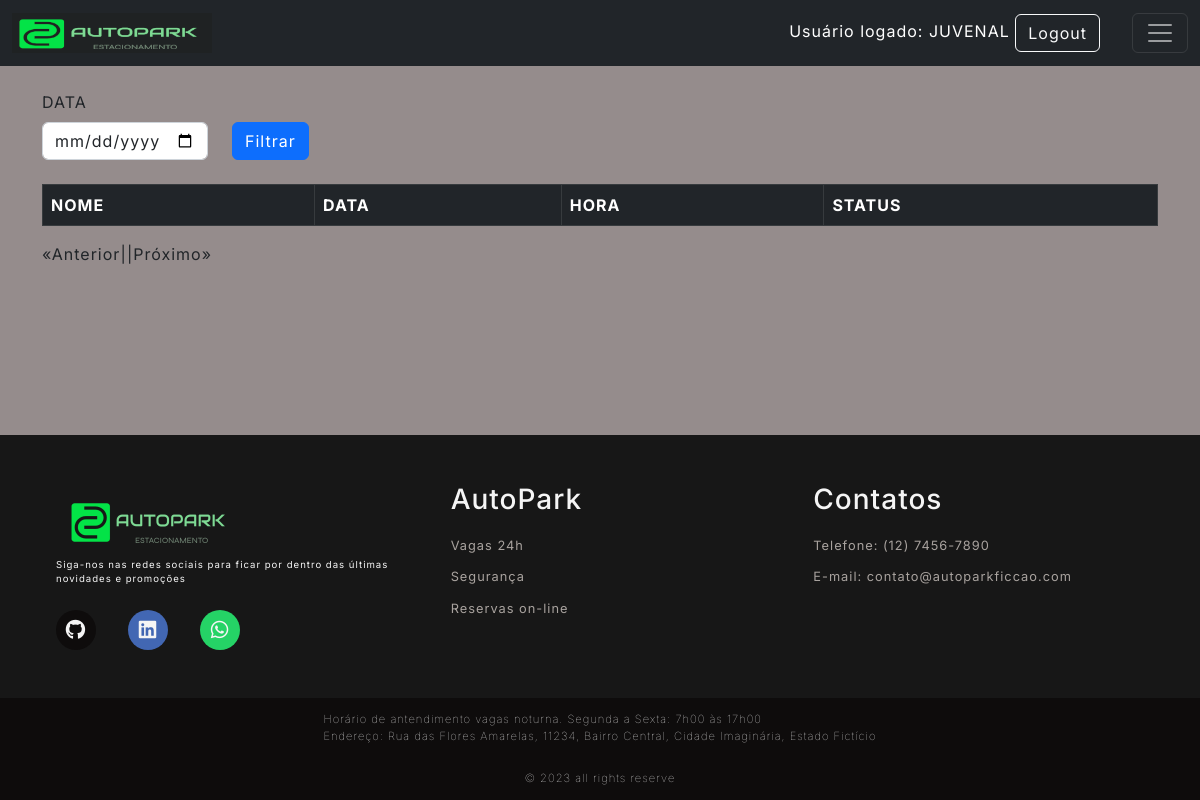
Before: /traffic/list (signed in) with the older database file.
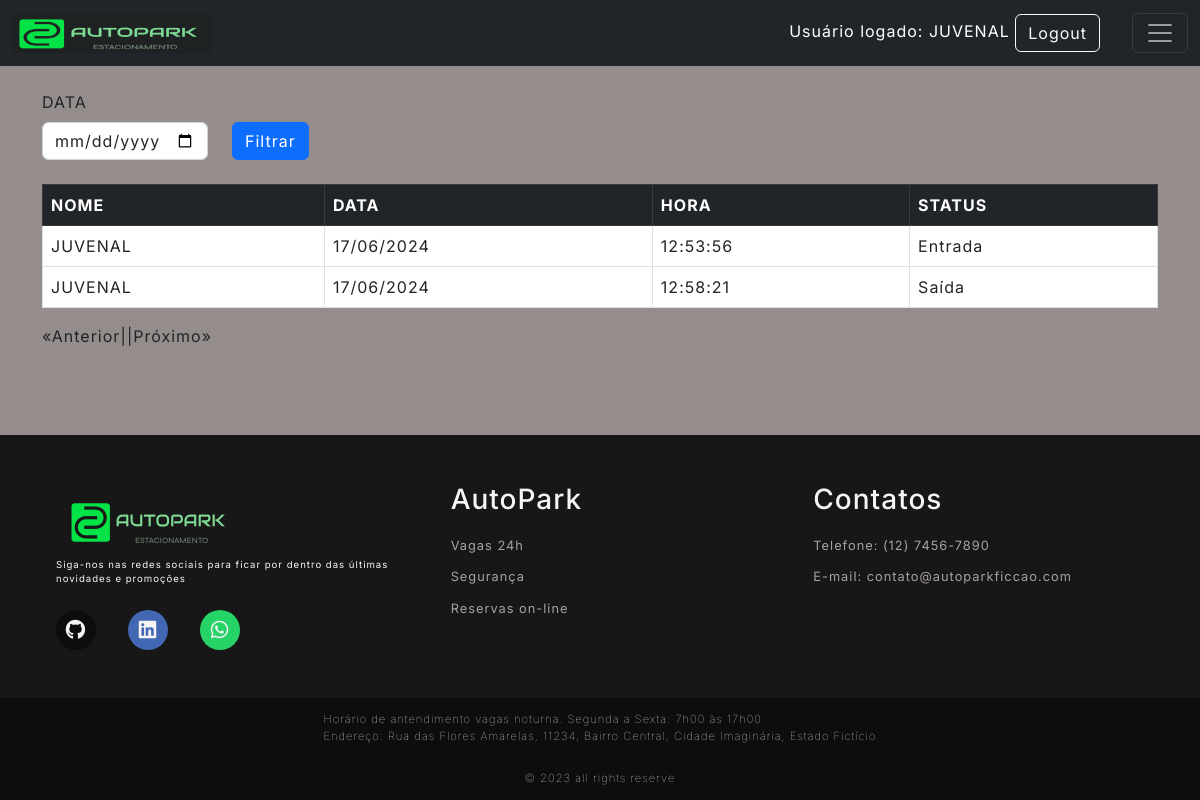
After: the same page with the newer database file.
### Src/Model/BancoDados.py (models this page shows, shortened)
class Registro(db.Model):
  __tablename__= "registro"
  idRegistro = db.Column(db.Integer, primary_key=True, autoincrement=True)
  id = db.Column(db.Integer,db.ForeignKey('Usuarios.id'))
  rfid = db.Column(db.String(8))
  dt = db.Column(db.String(15))
  hr = db.Column(db.String(15))
  statusReg = db.Column(db.String(150))

class Usuarios(UserMixin,db.Model):
  __tablename__= "Usuarios"
  id = db.Column(db.Integer, primary_key=True, autoincrement=True)
  cpf = db.Column(db.Integer, unique=True)
  codUser = db.Column(db.Integer, unique=True)
  nome = db.Column(db.String(150))
  endereco = db.Column(db.String(150))
  contato = db.Column(db.String(150))
  email = db.Column(db.String(150))
  senha = db.Column(db.String(150))
  status = db.Column(db.String(3))

### Src/View/Traffic.py (the view)
@Traffic.route('/list', defaults={'page': 1}, methods=['GET','POST'])
@Traffic.route('/list/<int:page>', methods=['GET','POST'])
@login_required
def list(page):
  _data=request.values.get('filtroData')
  return render_template('lista.html', listData=RFID.List(page,_data),_data=_data)

### Src/Controller/RFID.py (called while the page is built, shortened)
    def List(page, _data, per_page=5):
        sao_paulo = timezone("America/Sao_Paulo")
        now = datetime.now(sao_paulo)
        data = now.strftime("%d/%m/%Y")
        if _data == "None" or _data is None or len(_data) < 1:
            query = (
                Registro.query.join(Usuarios, Registro.id == Usuarios.id)
                .add_columns(Usuarios.nome, Registro.dt, Registro.hr, Registro.statusReg)
                .filter(Registro.dt == data)
                .paginate(page=page, per_page=per_page)
            )
        queryCount = Registro.query.count()
        return {
            "registros": query,
            "page": page,
            "per_page": per_page,
            "count": queryCount,
        }

### Src/View/Login.py (called while the page is built)
@login_manager.user_loader
def load_user(employee_id):
  usuario = Usuarios.query.filter_by(id=employee_id).first()
  return usuario

### Templates/lista.html (shortened to what this page needs)
{% extends 'base.html' %}
{% block conteudo %}
<br>
<div class="row">
  <label class="form-label" for="form3Example4">DATA</label>
  <fieldset class="form-group col-md-2">
    <form action="{{url_for('router.traffic.list')}}" method="GET">
      <input id="dataAtual" type="date" class="form-control" name="filtroData" value="{{_data}}">
  </fieldset>
  <fieldset class="form-group col-md-4">
    <button type="submit" class="btn btn-primary">Filtrar</button>
  </fieldset>
</div>
<br>
<div class="bg-white ">
  <table class="table table-bordered table-hover">
    <thead class="table-dark">
      <tr>
        <th scope="col">NOME</th>
        <th scope="col">DATA</th>
        <th scope="col">HORA</th>
        <th scope="col">STATUS</th>
      </tr>
    </thead>
    <tbody>
      {% for registro in listData['registros'].items %}
      <tr>
        <td>{{registro.nome}}</td>
        <td>{{registro.dt}}</td>
        <td>{{registro.hr}}</td>
        <td>{{registro.statusReg}}</td>
      </tr>
      {% endfor %}
    </tbody>
  </table>
</div>
<div style="display: flex;">
  {% if listData['registros'].has_prev %}
  <a href="{{listData['registros'].prev_num}}?filtroData={{_data}}"> «Anterior| </a>
  {% else %}
  <p> «Anterior| </p>
  {% endif %}
  {% if listData['registros'].has_next %}
  {% if listData['page'] == 1 %}
  <a href="list/{{listData['registros'].next_num}}?filtroData={{_data}}"> |Próximo»</a>
  {% else %}
  <a href="{{listData['registros'].next_num}}?filtroData={{_data}}"> |Próximo»</a>
  {% endif %}
  {% else %}
  <p> |Próximo»</p>
  {% endif %}
</div>
{% endblock conteudo %}

Changed rows visible on the page:
added Registro: nome "JUVENAL", dt "17/06/2024", hr "12:53:56", statusReg "Entrada"
added Registro: nome "JUVENAL", dt "17/06/2024", hr "12:58:21", statusReg "Saída"
